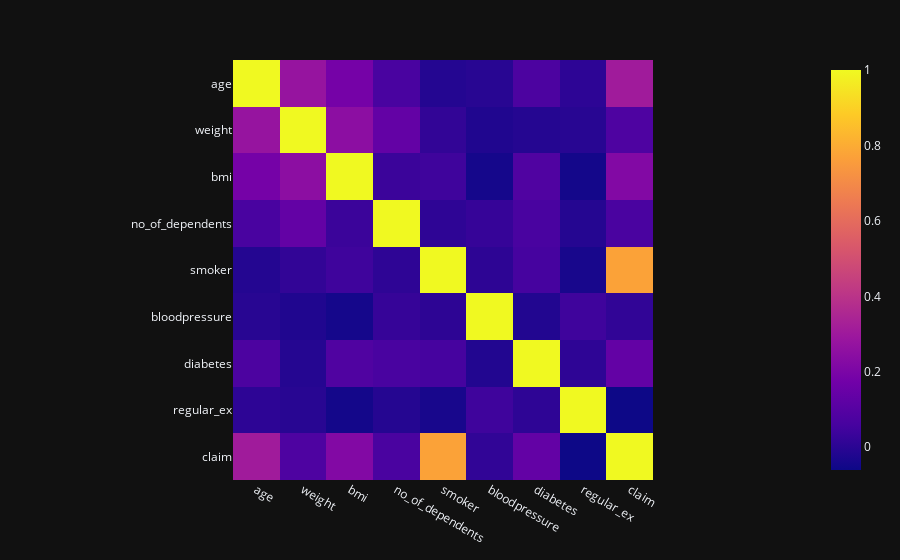

The notebook cell saved with this chart:
### Code cell
corr = df.corr(numeric_only=True)
fig = px.imshow(corr)
fig.show()

### Figure 1 — Plotly figure (JSON) as saved in the notebook; plotly's stock layout.template omitted (floating-point values rounded to 4 significant figures)
{"data": [{"coloraxis": "coloraxis", "name": "0", "x": ["age", "weight", "bmi", "no_of_dependents", "smoker", "bloodpressure", "diabetes", "regular_ex", "claim"], "y": ["age", "weight", "bmi", "no_of_dependents", "smoker", "bloodpressure", "diabetes", "regular_ex", "claim"], "z": [[1.0, 0.2756, 0.1824, 0.06548, -0.01267, -0.005277, 0.07232, 0.00651, 0.3059], [0.2756, 1.0, 0.2473, 0.1357, 0.0155, -0.02084, -0.01049, -0.005578, 0.07772], [0.1824, 0.2473, 1.0, 0.03373, 0.04354, -0.04309, 0.08356, -0.04638, 0.2191], [0.06548, 0.1357, 0.03373, 1.0, 0.008364, 0.02485, 0.06518, -0.0103, 0.06761], [-0.01267, 0.0155, 0.04354, 0.008364, 1.0, 0.005709, 0.05816, -0.03695, 0.7734], [-0.005277, -0.02084, -0.04309, 0.02485, 0.005709, 1.0, -0.0165, 0.04249, 0.01374], [0.07232, -0.01049, 0.08356, 0.06518, 0.05816, -0.0165, 1.0, 0.00796, 0.1354], [0.00651, -0.005578, -0.04638, -0.0103, -0.03695, 0.04249, 0.00796, 1.0, -0.06049], [0.3059, 0.07772, 0.2191, 0.06761, 0.7734, 0.01374, 0.1354, -0.06049, 1.0]], "type": "heatmap", "xaxis": "x", "yaxis": "y", "hovertemplate": "x: %{x}<br>y: %{y}<br>color: %{z}<extra></extra>"}], "layout": {"xaxis": {"anchor": "y", "domain": [0.0, 1.0], "scaleanchor": "y", "constrain": "domain"}, "yaxis": {"anchor": "x", "domain": [0.0, 1.0], "autorange": "reversed", "constrain": "domain"}, "coloraxis": {"colorscale": [[0.0, "#0d0887"], [0.1111, "#46039f"], [0.2222, "#7201a8"], [0.3333, "#9c179e"], [0.4444, "#bd3786"], [0.5556, "#d8576b"], [0.6667, "#ed7953"], [0.7778, "#fb9f3a"], [0.8889, "#fdca26"], [1.0, "#f0f921"]]}, "margin": {"t": 60}}}
